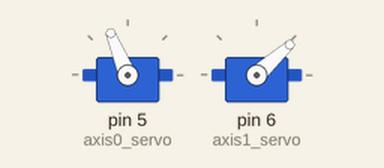
Simulated run of this sketch. Board: Arduino Uno, built with avr-gcc and run on an emulated ATmega328P. On the bench: 2 × servo. At 5.8 s the program stops and its outputs stay as they are.

Above: at 0.17 s.
At 3.22 s:
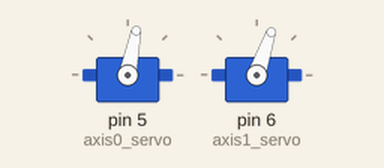
At 4.91 s:
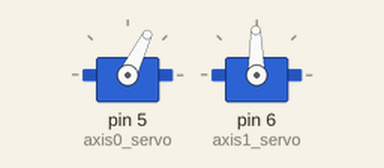
At 5.8 s:
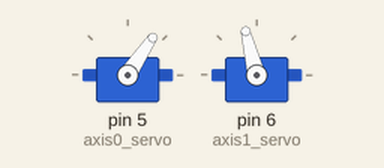
Timing chart, 0 to 7.3 s (numbered marks = the images above):
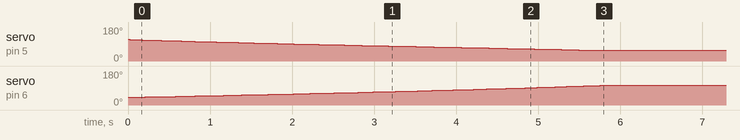

Measured:
- by itself, servo on pin 5 (axis0_servo): moves from 114° to 56° over 5.7 s
- by itself, servo on pin 6 (axis1_servo): moves from 41° to 104° over 5.7 s

The sketch:

2DOF_coordinate.ino
```cpp
#include <Servo.h>          //header file
#include <math.h>

double x = 20, y = 0;
double c=0;
Servo axis0_servo;          //declaration of servo variable
Servo axis1_servo;

int pos = 0;                // variable to store the servo position
double theta1, theta2, alpha;
double hp;
double i = 0;

void coordinate(double x, double y);

void setup()
{
  Serial.begin(9600);
  axis0_servo.attach(5);    //declartion of the pin no. for servo pin
  axis1_servo.attach(6);

}

void loop()
{
  /*-----------------------------------------------  Servo testing  --------------------------------------------------*/
  /*
       for (pos = 0; pos <= 180; pos += 1)  // goes from 0 degrees to 180 degrees
      {
          axis0_servo.write(pos);              // tell servo to go to position in variable 'pos'
          axis1_servo.write(pos);
          delay(15);                       // waits 15 ms for the servo to reach the position
      }
      for (pos = 180; pos >= 0; pos -= 1)  // goes from 180 degrees to 0 degrees
      {
         axis0_servo.write(pos);              // tell servo to go to position in variable 'pos'
         axis1_servo.write(pos);
          delay(15);                       // waits 15 ms for the servo to reach the position
      }
  */
  /*---------------------------------------  arm orinetation setting  -------------------------------------------------*/
  /*
    axis0_servo.write(90);        // for setting the arm in proper orientation
    axis1_servo.write(90);
    while(1);                     //to stop the code
  */
  /*--------------------------------------------------   MAIN CODE  --------------------------------------------------*/

     coordinate(5+c,5);
     c=c+0.001;
     if(c>10){
      while(1){
        }
      }

}


void coordinate(double x, double y)
{
  hp = sqrt(pow(x, 2) + pow(y, 2));
  alpha = asin(hp / 20);
  theta2 = 2 * alpha * 180 / PI;
  theta1 = atan2(y, x) * 180 / PI + ((180 - theta2) / 2);

  axis0_servo.write(theta1);
  axis1_servo.write(theta2);
}
```
